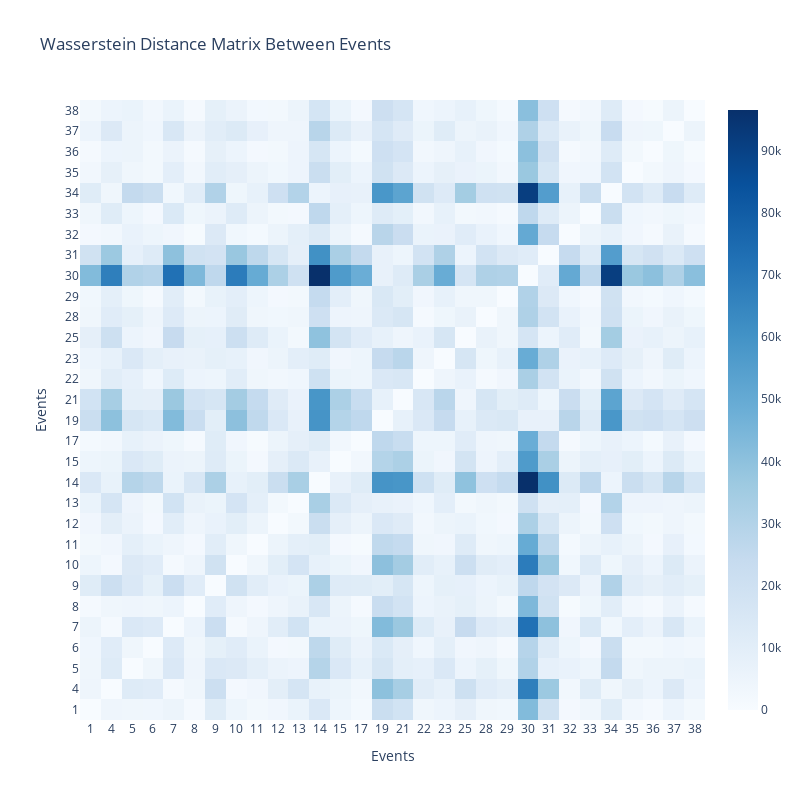

Write notebook code for a chart like this one.
### Code cell
fig = go.Figure(data=go.Heatmap(
        z=distance_matrix,
        x=sorted_csv_file_names_numbers,
        y=sorted_csv_file_names_numbers,
        colorscale='Blues',
        text=distance_matrix, 
        hoverinfo="text"
    ))


fig.update_layout(
    title="Wasserstein Distance Matrix Between Events",
    xaxis_title="Events",
    yaxis_title="Events",
    xaxis_nticks=len(sorted_csv_file_names_numbers),  
    yaxis_nticks=len(sorted_csv_file_names_numbers),
    width=800,   
    height=800   
)

fig.show()

### Figure 1 — Plotly figure (JSON) as saved in the notebook; plotly's stock layout.template omitted (floating-point values rounded to 4 significant figures; data arrays with more than 128 entries replaced by an {"elided": "..."} marker saying what was removed)
{"data": [{"colorscale": [[0, "rgb(247,251,255)"], [0.125, "rgb(222,235,247)"], [0.25, "rgb(198,219,239)"], [0.375, "rgb(158,202,225)"], [0.5, "rgb(107,174,214)"], [0.625, "rgb(66,146,198)"], [0.75, "rgb(33,113,181)"], [0.875, "rgb(8,81,156)"], [1, "rgb(8,48,107)"]], "hoverinfo": "text", "text": {"elided": "30x30 float values"}, "type": "heatmap", "x": ["1", "4", "5", "6", "7", "8", "9", "10", "11", "12", "13", "14", "15", "17", "19", "21", "22", "23", "25", "28", "29", "30", "31", "32", "33", "34", "35", "36", "37", "38"], "y": ["1", "4", "5", "6", "7", "8", "9", "10", "11", "12", "13", "14", "15", "17", "19", "21", "22", "23", "25", "28", "29", "30", "31", "32", "33", "34", "35", "36", "37", "38"], "z": {"elided": "30x30 float values"}}], "layout": {"height": 800, "title": {"text": "Wasserstein Distance Matrix Between Events"}, "width": 800, "xaxis": {"nticks": 30, "title": {"text": "Events"}}, "yaxis": {"nticks": 30, "title": {"text": "Events"}}}}
